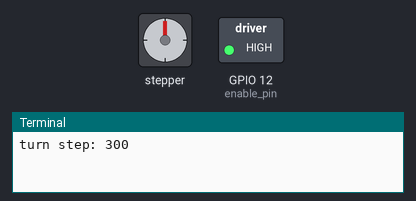
This program was run on a simulated Raspberry Pi (BCM pin numbers). On the bench: stepper motor, switched loads named in the program (green lamp = pin HIGH), the last lines printed to the terminal. The stepper is drawn at 200 steps a turn; pins used as bus, display or sensor lines are not drawn. At 4.1 s the program stops and its outputs stay as they are.

Above: at 0.15 s.
At 2.15 s:
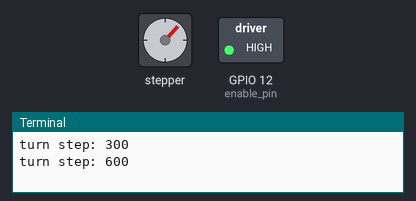
At 3.06 s:
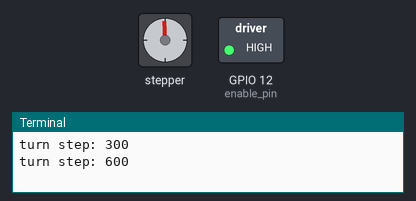
At 4.2 s:
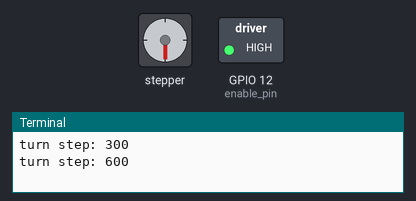
Timing chart, 0 to 5.6 s (numbered marks = the images above):
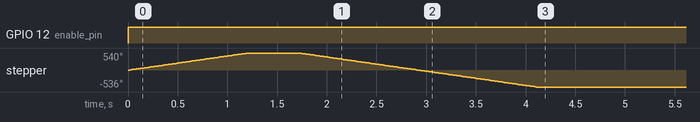

Measured:
- by itself, GPIO 12 (enable_pin): LOW → HIGH at 0.00 s
- by itself, stepper: turns 540° clockwise in 1.2 s, then 1076° counter-clockwise in 2.4 s

The program:

main.py
```python
import RPi.GPIO as GPIO
import time
from MotorDriver import MotorDriver

# PU- DR- MF- to GND
Motor = MotorDriver(1)
try:
    Motor.TurnStep(Dir='forward', steps=300, stepdelay = 0.002)
    time.sleep(0.5)
    Motor.TurnStep(Dir='backward', steps=600, stepdelay = 0.002)
    Motor.Stop()

except:
    # GPIO.cleanup()
    print "\nMotor stop"
    Motor.Stop()
    exit()
```

MotorDriver.py
```python
import RPi.GPIO as GPIO
import time

MotorDir = [
    'forward',
    'backward',
]

class MotorDriver():
    def __init__(self, mode):
        self.dir_pin = 13
        self.step_pin = 19
        self.enable_pin = 12
        self.mode = mode
        # mode = 0 : Positive PU- DR- MF- to GND
        # mode = 1 : Negative PU- DR- MF- to 5V

        GPIO.setmode(GPIO.BCM)
        GPIO.setwarnings(False)
        GPIO.setup(self.dir_pin, GPIO.OUT)
        GPIO.setup(self.step_pin, GPIO.OUT)
        GPIO.setup(self.enable_pin, GPIO.OUT)

    def digital_write(self, pin, value):
        GPIO.output(pin, value)

    def Stop(self):
        self.digital_write(self.enable_pin, ~self.mode)

    def TurnStep(self, Dir, steps, stepdelay=0.002):
        if (steps == 0):
            return

        self.digital_write(self.enable_pin, self.mode)
        if self.mode == 0 :
            self.digital_write(self.dir_pin, 0 if (Dir == MotorDir[0]) else 1)
        else:
            self.digital_write(self.dir_pin, 1 if (Dir == MotorDir[0]) else 0)

        print "turn step:",steps
        for i in range(steps):
            self.digital_write(self.step_pin, False)
            time.sleep(stepdelay)
            self.digital_write(self.step_pin, True)
            time.sleep(stepdelay)
```
